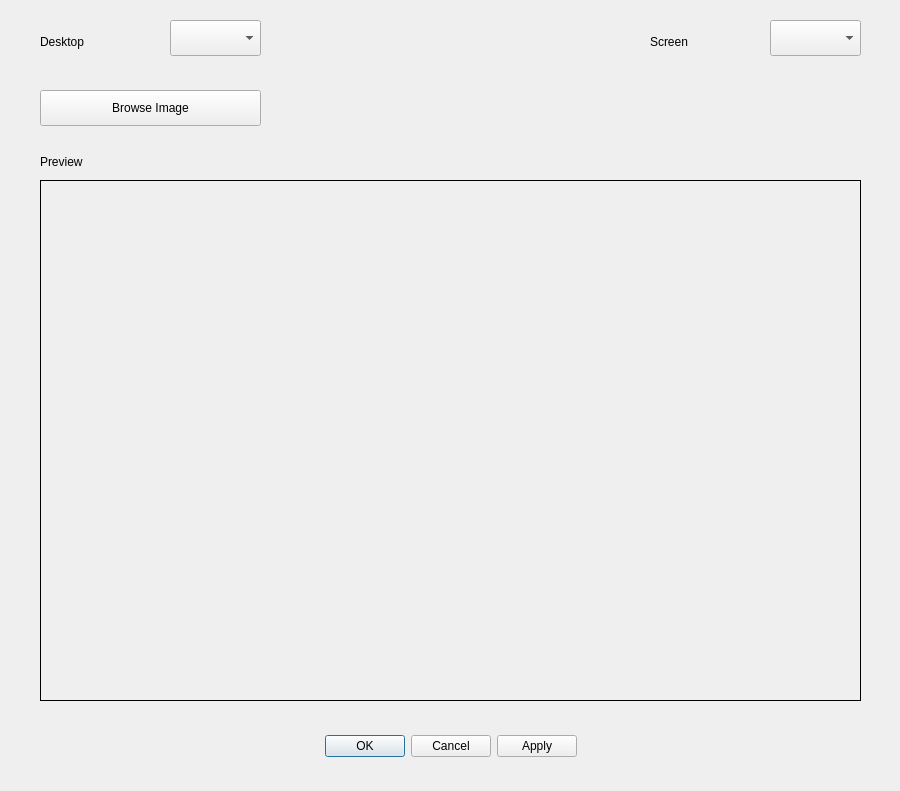
<?xml version="1.0" encoding="UTF-8"?>
<ui version="4.0">
 <class>WallpaperSettingsDialog</class>
 <widget class="QDialog" name="WallpaperSettingsDialog">
  <property name="geometry">
   <rect>
    <x>0</x>
    <y>0</y>
    <width>900</width>
    <height>791</height>
   </rect>
  </property>
  <property name="windowTitle">
   <string>Wallpaper Settings</string>
  </property>
  <widget class="QDialogButtonBox" name="buttonBox">
   <property name="geometry">
    <rect>
     <x>40</x>
     <y>730</y>
     <width>821</width>
     <height>32</height>
    </rect>
   </property>
   <property name="orientation">
    <enum>Qt::Horizontal</enum>
   </property>
   <property name="standardButtons">
    <set>QDialogButtonBox::Apply|QDialogButtonBox::Cancel|QDialogButtonBox::Ok</set>
   </property>
   <property name="centerButtons">
    <bool>true</bool>
   </property>
  </widget>
  <widget class="QPushButton" name="browse">
   <property name="geometry">
    <rect>
     <x>40</x>
     <y>90</y>
     <width>221</width>
     <height>36</height>
    </rect>
   </property>
   <property name="text">
    <string>Browse Image</string>
   </property>
  </widget>
  <widget class="QComboBox" name="desktop">
   <property name="geometry">
    <rect>
     <x>170</x>
     <y>20</y>
     <width>91</width>
     <height>36</height>
    </rect>
   </property>
  </widget>
  <widget class="QLabel" name="desktopLabel">
   <property name="geometry">
    <rect>
     <x>40</x>
     <y>30</y>
     <width>121</width>
     <height>23</height>
    </rect>
   </property>
   <property name="text">
    <string>Desktop</string>
   </property>
  </widget>
  <widget class="QLabel" name="screenLabel">
   <property name="geometry">
    <rect>
     <x>650</x>
     <y>30</y>
     <width>111</width>
     <height>23</height>
    </rect>
   </property>
   <property name="text">
    <string>Screen</string>
   </property>
  </widget>
  <widget class="QComboBox" name="screen">
   <property name="geometry">
    <rect>
     <x>770</x>
     <y>20</y>
     <width>91</width>
     <height>36</height>
    </rect>
   </property>
  </widget>
  <widget class="QFrame" name="previewHolder">
   <property name="geometry">
    <rect>
     <x>40</x>
     <y>180</y>
     <width>821</width>
     <height>521</height>
    </rect>
   </property>
   <property name="frameShape">
    <enum>QFrame::Panel</enum>
   </property>
   <property name="frameShadow">
    <enum>QFrame::Plain</enum>
   </property>
   <widget class="QLabel" name="preview">
    <property name="geometry">
     <rect>
      <x>10</x>
      <y>10</y>
      <width>800</width>
      <height>500</height>
     </rect>
    </property>
    <property name="text">
     <string/>
    </property>
    <property name="scaledContents">
     <bool>true</bool>
    </property>
   </widget>
  </widget>
  <widget class="QLabel" name="previewLabel">
   <property name="geometry">
    <rect>
     <x>40</x>
     <y>150</y>
     <width>131</width>
     <height>23</height>
    </rect>
   </property>
   <property name="text">
    <string>Preview</string>
   </property>
  </widget>
 </widget>
 <resources/>
 <connections>
  <connection>
   <sender>buttonBox</sender>
   <signal>accepted()</signal>
   <receiver>WallpaperSettingsDialog</receiver>
   <slot>accept()</slot>
   <hints>
    <hint type="sourcelabel">
     <x>248</x>
     <y>254</y>
    </hint>
    <hint type="destinationlabel">
     <x>157</x>
     <y>274</y>
    </hint>
   </hints>
  </connection>
  <connection>
   <sender>buttonBox</sender>
   <signal>rejected()</signal>
   <receiver>WallpaperSettingsDialog</receiver>
   <slot>reject()</slot>
   <hints>
    <hint type="sourcelabel">
     <x>316</x>
     <y>260</y>
    </hint>
    <hint type="destinationlabel">
     <x>286</x>
     <y>274</y>
    </hint>
   </hints>
  </connection>
 </connections>
</ui>
